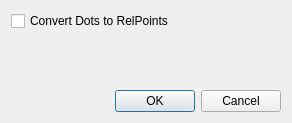
<?xml version="1.0" encoding="UTF-8"?>
<ui version="4.0">
 <class>CopyPasteOptionsDlg</class>
 <widget class="QDialog" name="CopyPasteOptionsDlg">
  <property name="geometry">
   <rect>
    <x>0</x>
    <y>0</y>
    <width>292</width>
    <height>123</height>
   </rect>
  </property>
  <property name="windowTitle">
   <string>Copy/Paste Options</string>
  </property>
  <layout class="QVBoxLayout" name="verticalLayout">
   <item>
    <widget class="QCheckBox" name="convertDotsToRelPoint">
     <property name="text">
      <string>Convert Dots to RelPoints</string>
     </property>
    </widget>
   </item>
   <item>
    <spacer name="verticalSpacer">
     <property name="orientation">
      <enum>Qt::Vertical</enum>
     </property>
     <property name="sizeHint" stdset="0">
      <size>
       <width>20</width>
       <height>41</height>
      </size>
     </property>
    </spacer>
   </item>
   <item>
    <widget class="QDialogButtonBox" name="buttonBox">
     <property name="orientation">
      <enum>Qt::Horizontal</enum>
     </property>
     <property name="standardButtons">
      <set>QDialogButtonBox::Cancel|QDialogButtonBox::Ok</set>
     </property>
    </widget>
   </item>
  </layout>
 </widget>
 <resources/>
 <connections>
  <connection>
   <sender>buttonBox</sender>
   <signal>accepted()</signal>
   <receiver>CopyPasteOptionsDlg</receiver>
   <slot>accept()</slot>
   <hints>
    <hint type="sourcelabel">
     <x>248</x>
     <y>254</y>
    </hint>
    <hint type="destinationlabel">
     <x>157</x>
     <y>274</y>
    </hint>
   </hints>
  </connection>
  <connection>
   <sender>buttonBox</sender>
   <signal>rejected()</signal>
   <receiver>CopyPasteOptionsDlg</receiver>
   <slot>reject()</slot>
   <hints>
    <hint type="sourcelabel">
     <x>316</x>
     <y>260</y>
    </hint>
    <hint type="destinationlabel">
     <x>286</x>
     <y>274</y>
    </hint>
   </hints>
  </connection>
 </connections>
</ui>
